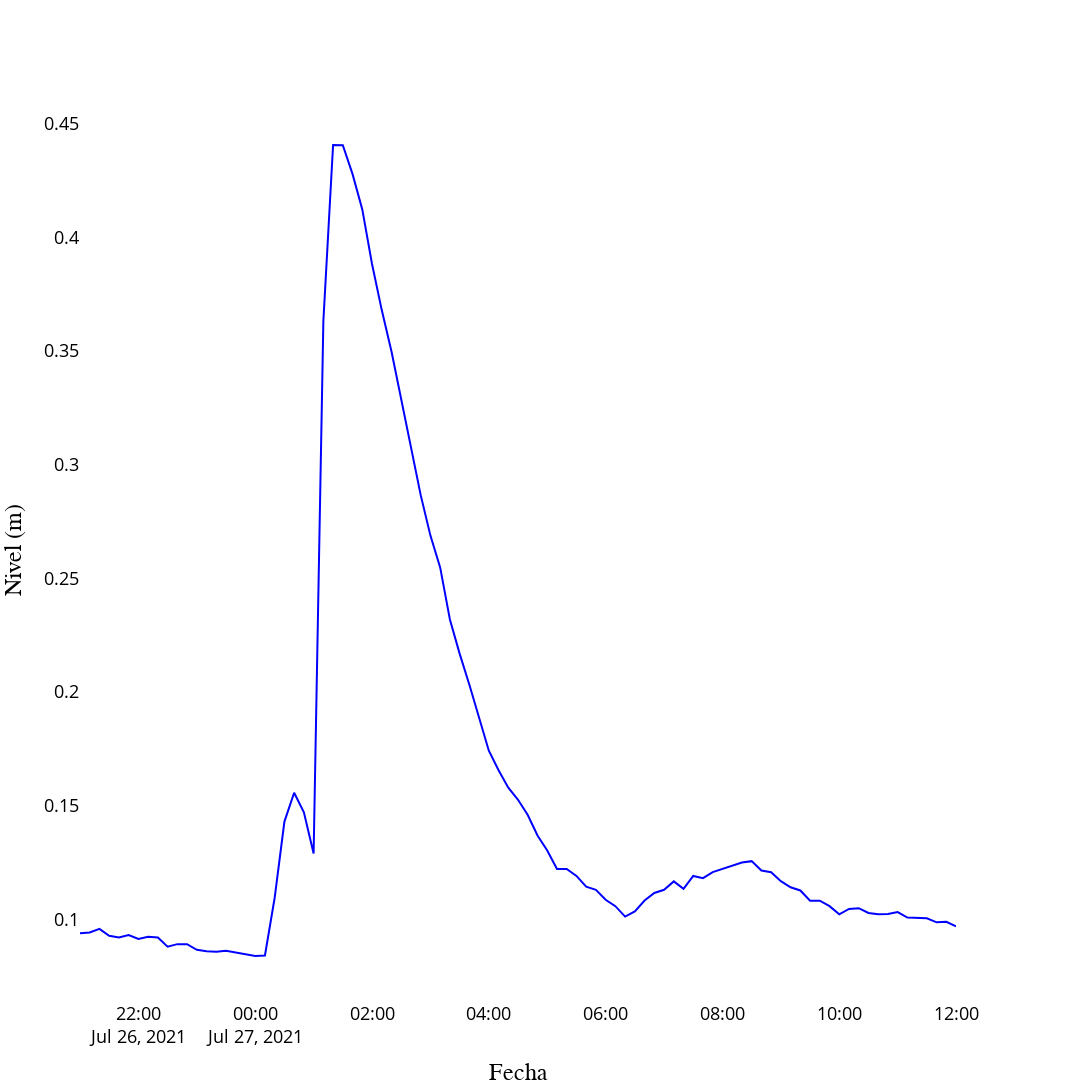

The cell this chart's notebook holds for it:
### Code cell
# Filtrar los datos en el rango de fechas especificado
fecha_inicio = pedir_fecha("Ingrese la fecha de inicio:")
fecha_fin = pedir_fecha("Ingrese la fecha de fin:")
merged_filtered = merged.loc[(merged.index >= fecha_inicio) & (merged.index <= fecha_fin)]

# Crear la figura con eje secundario
fig = make_subplots(specs=[[{"secondary_y": True}]])

# Agregar la serie de nivel de agua
fig.add_trace(
    go.Scatter(
        x=merged_filtered.index,
        y=merged_filtered["nivel"],
        mode="lines",
        line=dict(color='blue'),
        name="Nivel (m)"
    ),
    secondary_y=False
)

# Agregar la serie de precipitación SIL como barras
fig.add_trace(
    go.Bar(
        x=merged_filtered.index,
        y=merged_filtered["snd"],
        name="SND (mm)",
        marker=dict(
            color="darkgreen",
            opacity=1,
            line=dict(
                color="darkgreen",
                width=1
            )
        ),
    ),
    secondary_y=True
)

# Configuración del diseño
fig.update_layout(
    xaxis_title="Fecha",
    legend=dict(
        x=1.02,
        y=1,
        bgcolor='rgba(255,255,255,0)',
        font=dict(
            family="Arial Black",  # Fuente más gruesa
            size=20,               # Tamaño más grande
            color="black"
        )
    ),
    plot_bgcolor='white',
    paper_bgcolor='white',
    autosize=False,
    width=1200,  # Relación 1:1 cuadrada
    height=1200
)

# Ajuste del tamaño y grosor de las etiquetas de los ejes
fig.update_xaxes(
    title_text="Fecha",
    title_font=dict(size=24, family="Arial Black", color="black"),  # Más grande y en negrita
    tickfont=dict(size=18, color="black")  # Números en los ejes en negro
)

fig.update_yaxes(
    title_text="Nivel (m)",
    title_font=dict(size=24, family="Arial Black", color="black"),  # Más grande y en negrita
    tickfont=dict(size=18, color="black"),  # Números en los ejes en negro
    secondary_y=False
)

fig.update_yaxes(
    title_text="SIL (mm)",
    title_font=dict(size=24, family="Arial Black", color="black"),  # Más grande y en negrita
    tickfont=dict(size=18, color="black"),  # Números en los ejes en negro
    secondary_y=True
)

# Mostrar el gráfico
fig.show()

### Figure 1 — Plotly figure (JSON) as saved in the notebook; plotly's stock layout.template omitted (floating-point values rounded to 4 significant figures)
{"data": [{"line": {"color": "blue"}, "mode": "lines", "name": "Nivel (m)", "type": "scatter", "x": ["2021-07-26T21:00:00", "2021-07-26T21:10:00", "2021-07-26T21:20:00", "2021-07-26T21:30:00", "2021-07-26T21:40:00", "2021-07-26T21:50:00", "2021-07-26T22:00:00", "2021-07-26T22:10:00", "2021-07-26T22:20:00", "2021-07-26T22:30:00", "2021-07-26T22:40:00", "2021-07-26T22:50:00", "2021-07-26T23:00:00", "2021-07-26T23:10:00", "2021-07-26T23:20:00", "2021-07-26T23:30:00", "2021-07-27T00:00:00", "2021-07-27T00:10:00", "2021-07-27T00:20:00", "2021-07-27T00:30:00", "2021-07-27T00:40:00", "2021-07-27T00:50:00", "2021-07-27T01:00:00", "2021-07-27T01:10:00", "2021-07-27T01:20:00", "2021-07-27T01:30:00", "2021-07-27T01:40:00", "2021-07-27T01:50:00", "2021-07-27T02:00:00", "2021-07-27T02:10:00", "2021-07-27T02:20:00", "2021-07-27T02:30:00", "2021-07-27T02:40:00", "2021-07-27T02:50:00", "2021-07-27T03:00:00", "2021-07-27T03:10:00", "2021-07-27T03:20:00", "2021-07-27T03:30:00", "2021-07-27T03:40:00", "2021-07-27T03:50:00", "2021-07-27T04:00:00", "2021-07-27T04:10:00", "2021-07-27T04:20:00", "2021-07-27T04:30:00", "2021-07-27T04:40:00", "2021-07-27T04:50:00", "2021-07-27T05:00:00", "2021-07-27T05:10:00", "2021-07-27T05:20:00", "2021-07-27T05:30:00", "2021-07-27T05:40:00", "2021-07-27T05:50:00", "2021-07-27T06:00:00", "2021-07-27T06:10:00", "2021-07-27T06:20:00", "2021-07-27T06:30:00", "2021-07-27T06:40:00", "2021-07-27T06:50:00", "2021-07-27T07:00:00", "2021-07-27T07:10:00", "2021-07-27T07:20:00", "2021-07-27T07:30:00", "2021-07-27T07:40:00", "2021-07-27T07:50:00", "2021-07-27T08:00:00", "2021-07-27T08:10:00", "2021-07-27T08:20:00", "2021-07-27T08:30:00", "2021-07-27T08:40:00", "2021-07-27T08:50:00", "2021-07-27T09:00:00", "2021-07-27T09:10:00", "2021-07-27T09:20:00", "2021-07-27T09:30:00", "2021-07-27T09:40:00", "2021-07-27T09:50:00", "2021-07-27T10:00:00", "2021-07-27T10:10:00", "2021-07-27T10:20:00", "2021-07-27T10:30:00", "2021-07-27T10:40:00", "2021-07-27T10:50:00", "2021-07-27T11:00:00", "2021-07-27T11:10:00", "2021-07-27T11:20:00", "2021-07-27T11:30:00", "2021-07-27T11:40:00", "2021-07-27T11:50:00", "2021-07-27T12:00:00"], "xaxis": "x", "y": [0.0939, 0.0942, 0.0958, 0.0928, 0.092, 0.0931, 0.0914, 0.0923, 0.092, 0.088, 0.0891, 0.0891, 0.0866, 0.086, 0.0858, 0.0862, 0.0839, 0.0841, 0.1095, 0.143, 0.1557, 0.1471, 0.129, 0.3631, 0.4406, 0.4405, 0.4278, 0.4123, 0.3883, 0.368, 0.3498, 0.329, 0.309, 0.2866, 0.2688, 0.2548, 0.2319, 0.2169, 0.2032, 0.1889, 0.1742, 0.1656, 0.1579, 0.1526, 0.1459, 0.1369, 0.1303, 0.1222, 0.1222, 0.1191, 0.1144, 0.113, 0.1086, 0.1058, 0.1012, 0.1035, 0.1083, 0.1116, 0.113, 0.1167, 0.1134, 0.1191, 0.1181, 0.1208, 0.1222, 0.1233, 0.125, 0.1256, 0.1215, 0.1207, 0.1168, 0.1141, 0.1127, 0.1082, 0.1082, 0.1058, 0.1022, 0.1046, 0.1049, 0.1028, 0.1022, 0.1024, 0.1032, 0.1008, 0.1007, 0.1005, 0.0987, 0.0989, 0.0969], "yaxis": "y"}], "layout": {"autosize": false, "height": 1200, "legend": {"bgcolor": "rgba(255,255,255,0)", "font": {"color": "black", "family": "Arial Black", "size": 20}, "x": 1.02, "y": 1}, "paper_bgcolor": "white", "plot_bgcolor": "white", "width": 1200, "xaxis": {"anchor": "y", "autorange": true, "domain": [0, 0.94], "range": ["2021-07-26 21:00", "2021-07-27 12:00"], "tickfont": {"color": "black", "size": 18}, "title": {"font": {"color": "black", "family": "Arial Black", "size": 24}, "text": "Fecha"}, "type": "date"}, "yaxis": {"anchor": "x", "autorange": true, "domain": [0, 1], "range": [0.06408, 0.4604], "tickfont": {"color": "black", "size": 18}, "title": {"font": {"color": "black", "family": "Arial Black", "size": 24}, "text": "Nivel (m)"}, "type": "linear"}, "yaxis2": {"anchor": "x", "overlaying": "y", "side": "right", "tickfont": {"color": "black", "size": 18}, "title": {"font": {"color": "black", "family": "Arial Black", "size": 24}, "text": "SIL (mm)"}}}}
